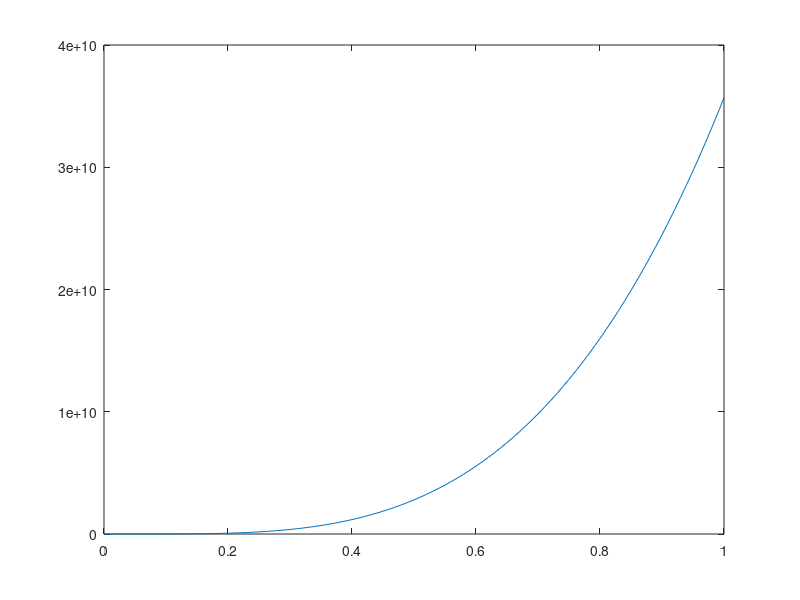

Reproduce this figure in MATLAB.
clc;
clear all;
L=4;
d=1;
z=0:0.01:1;
k=3.5216;
v=1.1213;
cov=0.016;
sigma=gamma(k)/gamma(k+1/v);
intfy=[];
for i=0:100
pa=abs(v)*L^(L*d)*z(i+1)^(L-d);
pb=sigma^(k*v)*gamma(k)*gamma(L)*cov^L;

res=1e-30;
step=1e-3;
temp=1;
y=0;
cur_val=0;
x=0;



while (temp>res)
    x=x+step;
    temp=x^(k*v-L*d-1)*exp(-L*x/(cov*z(i+1)))*exp(-x^v/sigma^v)*step
    y=y+temp;
    
end
intfy(i+1)=y*pa/pb;

end



plot(z,intfy);